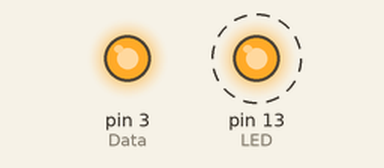
This sketch was run on a simulated Arduino Uno, built with avr-gcc and run on an emulated ATmega328P. Shown: output pins drawn as LEDs (lit = HIGH). Dashed ring = blinking. Pins used as bus, display or sensor lines are not drawn.

Above: at 0.15 s.
Timing chart, 0 to 3.0 s (numbered marks = the images above):
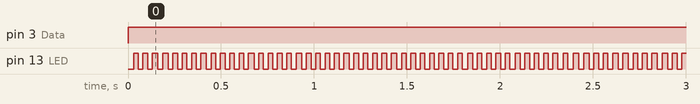

Measured:
- by itself, pin 3 (Data): LOW → HIGH at 0.00 s
- by itself, pin 13 (LED): alternates HIGH for 0.03 s and LOW for 0.03 s

The sketch:

315-433-Jammer.ino
```cpp
// This sketch has been tested as working with the FS1000A 315mhz transmitter.
// 12V input recommended to maximize effective range (up to 150m).
// Written by Chris Nicholas of Alpha Victor Technical

int ledState = LOW;
unsigned long previousMillis = 0;
const long interval = 25;

#define VCC 2           // VCC Pin to Digital Pin 2
#define Data 3          // Data Pin to Digital Pin 3
#define Gnd 4           // Gnd Pin to Digital Pin 4
#define LED 13          // Built-in LED

void setup() {


  pinMode(VCC, OUTPUT);
  pinMode(Data, OUTPUT);
  pinMode(Gnd, OUTPUT);
  pinMode(LED, LED_BUILTIN);

  digitalWrite(VCC, HIGH);
  digitalWrite(Gnd, LOW);

}

void loop() {

  unsigned long currentMillis = millis();

  if (currentMillis - previousMillis >= interval) {
    previousMillis = currentMillis;

    if (ledState == LOW) {
      ledState = HIGH;
    } else {
      ledState = LOW;
    }

    digitalWrite(LED, ledState);
  }


  digitalWrite(Data, HIGH);     // Transmit a binary 1
  delay(5);                     // Pause
  digitalWrite(Data, HIGH);      // Transmit a binary 1


}
```
